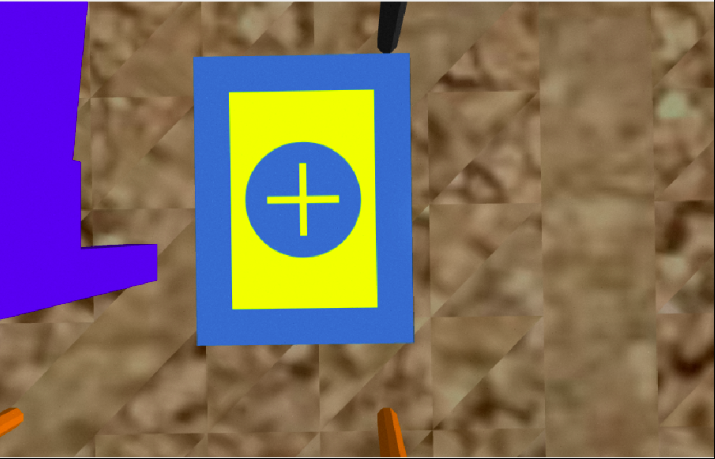
#> input picture scripts/CodigosNaoUsados/cross.png, 715 x 459 px; its folder holds only this picture in this run
$ python -i bounding_box.py   (imports and definitions only)
#> lines starting #> are read from the running program, lines starting #| are printed output that depends on the picture
import os
from os.path import join
import numpy as np
import cv2 as cv

def load_images(root_dir, inputs_dir, masks_dir,
                input_prefix = 'Tr', mask_prefix = 'Tes'):
    input_images = []
    mask_images = []
    input_path = join(root_dir, inputs_dir)
    mask_path = join(root_dir, masks_dir)
    for input_filename in os.listdir(input_path):
        mask_filename = mask_prefix + input_filename[len(input_prefix):]
        input_images.append(read_image(join(input_path, input_filename)))
        mask_images.append(read_image(join(mask_path, mask_filename)))
    return input_images, mask_images

def read_image(filepath):
    return cv.imread(filepath, cv.IMREAD_GRAYSCALE)

def get_h_bounding_box_center(image):
    contours, _ = cv.findContours(image, cv.RETR_EXTERNAL, cv.CHAIN_APPROX_SIMPLE)
    rects = []
    for contour in contours[1]:
        polygonal_contour = cv.approxPolyDP(contour, 5, True)
        rect = cv.boundingRect(polygonal_contour)
        cv.rectangle(image,
                     (int(rect[0]), int(rect[1])),
                     (int(rect[0]+rect[2]), int(rect[1]+rect[3])),
                     (255, 255, 255), 2)
    cv.imshow('h', image)
    cv.waitKey(0)

    # return x, y

def cut_image_pair(original, mask):

    return cut_original, cut_mask

def save_cut_images(root_directory):
    pass

# [5 lines not run here, left out]

>>> import cv2
>>> picture = cv2.imread('CodigosNaoUsados/cross.png', cv2.IMREAD_GRAYSCALE)
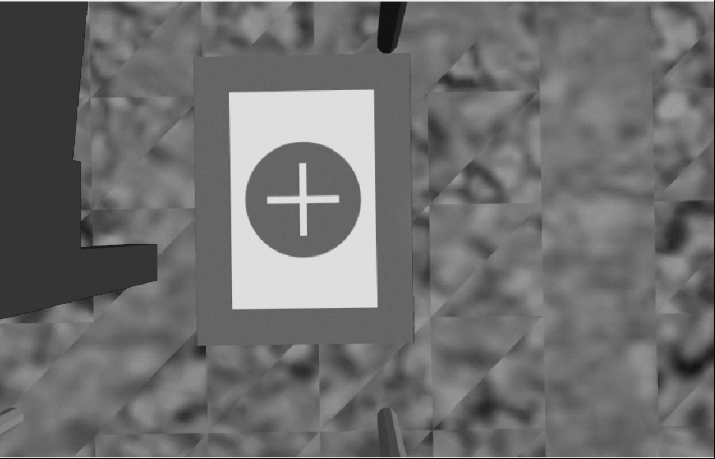
#> picture: shape (459, 715); min 7, max 239, mean 110.4
>>> result = get_h_bounding_box_center(picture)
#> in get_h_bounding_box_center, `contours, _ = cv.findContours(image, cv.RETR_EXTERNAL, cv.CHAIN_APPROX..`: contours = [[[0, 0], [0, 458], [714, 458], [714, 0]]]
#> (the run stopped early here; a loop or call above may not have finished)
